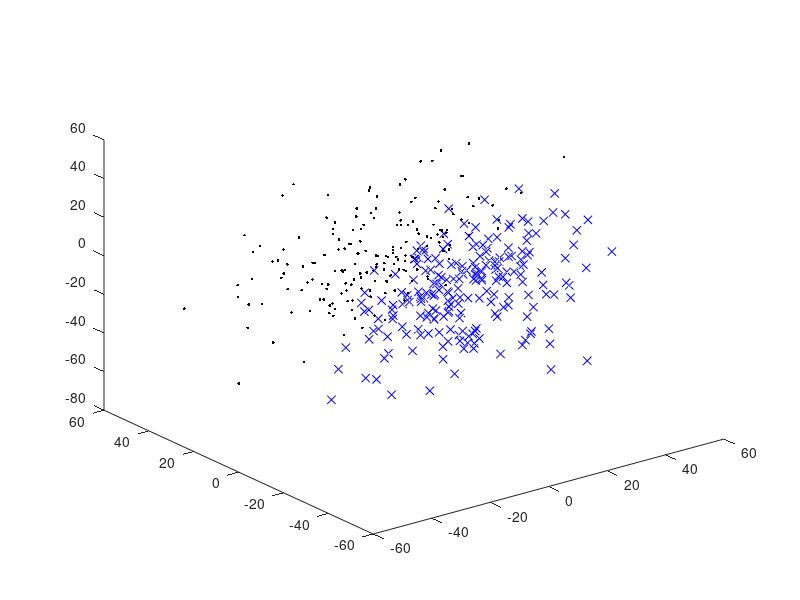

Write MATLAB code to recreate this figure.

a=3.42; 
b=-3.73; 
c=-4.21;
d=-2.4;
n = 400;
X = 20*randn(n,3);
j1=1; j2=1;
for i=1:n
   if(a*X(i,1)+b*X(i,2)+c*X(i,3)+d>0)
      x1(j1,:)=X(i,:);
      j1=j1+1;
   elseif(a*X(i,1)+b*X(i,2)+c*X(i,3)+d<0)
      x2(j2,:)=X(i,:);
      j2=j2+1; 
   end
end
 figure;
 plot3(x1(:,1),x1(:,2),x1(:,3),'bx',x2(:,1),x2(:,2),x2(:,3),'k.');
